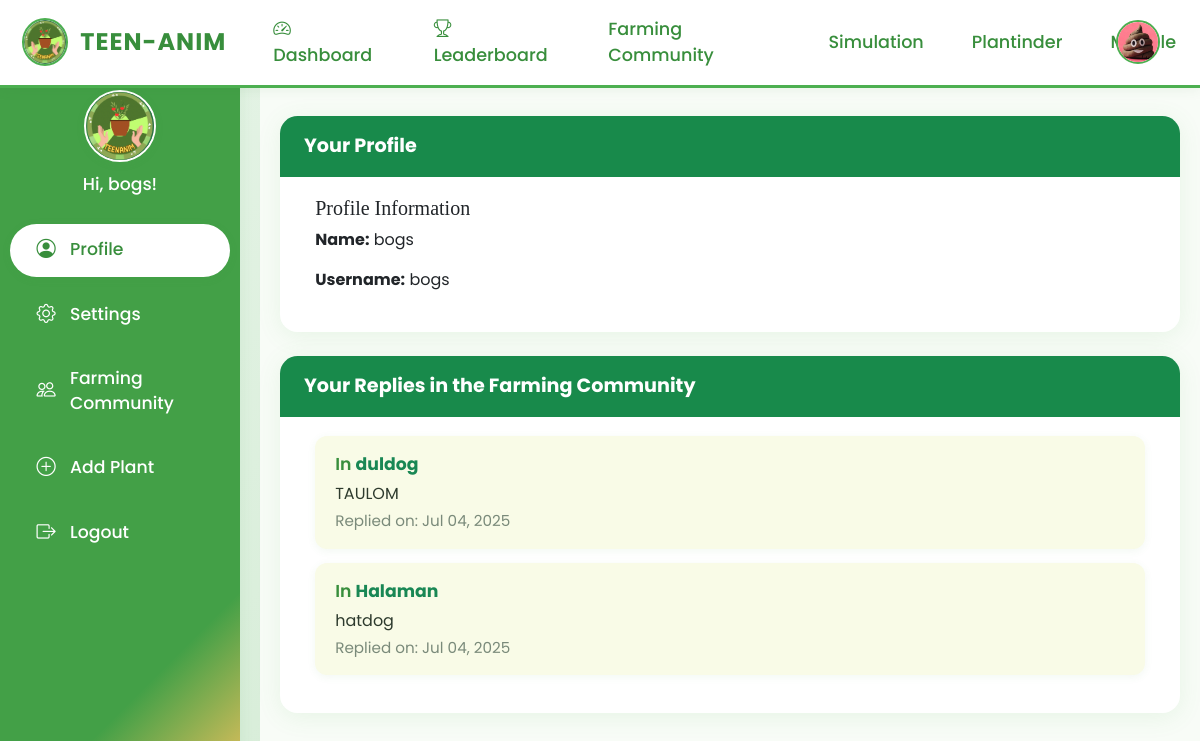
The app's page /php/Admin/agriculturistpage.php (signed in) with its own data.
### tables this page shows
CREATE TABLE `users` (
  `user_id` int(11) NOT NULL,
  `name` varchar(100) NOT NULL,
  `username` varchar(100) NOT NULL,
  `password` varchar(255) NOT NULL,
  `role` enum('student','admin','agriculturist') NOT NULL,
  `date_created` timestamp NOT NULL DEFAULT current_timestamp(),
  `status` varchar(10) DEFAULT 'active',
  `profile_picture` varchar(255) DEFAULT NULL
);

CREATE TABLE `reply` (
  `reply_id` int(11) NOT NULL,
  `question_id` int(11) NOT NULL,
  `user_id` int(11) NOT NULL,
  `body` text NOT NULL,
  `created_at` datetime DEFAULT current_timestamp(),
  `updated_at` datetime DEFAULT NULL
);

CREATE TABLE `questions` (
  `question_id` int(11) NOT NULL,
  `user_id` int(11) NOT NULL,
  `title` varchar(255) NOT NULL,
  `body` text NOT NULL,
  `image_path` varchar(255) DEFAULT NULL,
  `created_at` datetime DEFAULT current_timestamp(),
  `updated_at` datetime DEFAULT NULL
);

### php/Admin/agriculturistpage.php (the view, shortened to what this page needs)
<?php
    include '../connection.php';
    $sql = "SELECT * FROM users WHERE user_id = {$_SESSION['user_id']}";
    $result = $conn->query($sql);
    if ($result->num_rows > 0) {
        $user = $result->fetch_assoc();
    } else {
        echo "User details not found.";
        exit();
    }
    $reply_sql = "SELECT r.*, q.title FROM reply r
                  JOIN questions q ON r.question_id = q.question_id
                  WHERE r.user_id = {$_SESSION['user_id']} ORDER BY r.created_at DESC";
    $reply_result = $conn->query($reply_sql);
    $active_section = isset($_GET['section']) ? $_GET['section'] : 'profile';
?>
<!DOCTYPE html>
<html lang="en">
<head>
    <link rel="stylesheet" href="https://cdn.jsdelivr.net/npm/bootstrap@5.3.3/dist/css/bootstrap.min.css">
    <link rel="stylesheet" href="https://cdn.jsdelivr.net/npm/bootstrap-icons@1.10.5/font/bootstrap-icons.css">
    <link rel="stylesheet" href="../../css/homepage.css">
</head>
<body>
<?php include '../navbar.php'; ?>
<div class="agri-sidebar">
    <img src="../../images/clearteenalogo.png" class="avatar" alt="User Avatar">
    <div class="welcome">Hi, <?php echo htmlspecialchars($user['name']); ?>!</div>
    <nav class="nav flex-column w-100 mt-2">
        <a class="nav-link<?php echo ($active_section == 'profile') ? ' active' : ''; ?>" href="?section=profile"><i class="bi bi-person-circle"></i> Profile</a>
        <a class="nav-link<?php echo ($active_section == 'settings') ? ' active' : ''; ?>" href="?section=settings"><i class="bi bi-gear"></i> Settings</a>
        <a class="nav-link" href="../Forum/community.php"><i class="bi bi-people"></i> Farming Community</a>
        <a class="nav-link<?php echo ($active_section == 'add-plant') ? ' active' : ''; ?>" href="?section=add-plant"><i class="bi bi-plus-circle"></i> Add Plant</a>
        <a class="nav-link" href="../logout.php"><i class="bi bi-box-arrow-right"></i> Logout</a>
    </nav>
</div>
<div class="agri-main-content d-flex justify-content-center">
    <div style="max-width: 900px; width: 100%;">
        <?php if ($active_section == 'profile'): ?>
            <div class="agri-card mb-4">
                <div class="agri-card-header">Your Profile</div>
                <div>
                    <h5>Profile Information</h5>
                    <p><strong>Name:</strong> <?php echo htmlspecialchars($user['name']); ?></p>
                    <p><strong>Username:</strong> <?php echo htmlspecialchars($user['username']); ?></p>
                </div>
            </div>
            <div class="agri-card mb-2">
                <div class="agri-card-header">Your Replies in the Farming Community</div>
                <div>
                    <?php if ($reply_result->num_rows > 0): ?>
                        <?php while ($reply = $reply_result->fetch_assoc()): ?>
                            <div class="agri-reply-card">
                                <div class="agri-reply-title">
                                    In <a href="../Forum/thread.php?id=<?php echo $reply['question_id']; ?>" class="text-decoration-none text-success fw-bold"><?php echo htmlspecialchars($reply['title']); ?></a>
                                </div>
                                <div class="agri-reply-body"><?php echo htmlspecialchars($reply['body']); ?></div>
                                <div class="agri-reply-date">Replied on: <?php echo date('M d, Y', strtotime($reply['created_at'])); ?></div>
                            </div>
                        <?php endwhile; ?>
                    <?php else: ?>
                        <p>No replies found.</p>
                    <?php endif; ?>
                </div>
            </div>
        <?php endif; ?>
    </div>
</div>
<link rel="stylesheet" href="https://cdn.jsdelivr.net/npm/bootstrap-icons@1.10.5/font/bootstrap-icons.css">
</body>
</html>

### php/navbar.php (shortened to what this page needs)
<?php
$base = '';
if (strpos($_SERVER['PHP_SELF'], 'Admin/') !== false) {
    $base = '../../';
} elseif (strpos($_SERVER['PHP_SELF'], 'Forum/') !== false) {
    $base = '../../';
} elseif (strpos($_SERVER['PHP_SELF'], 'php/') !== false) {
    $base = '../';
} else {
    $base = '';
}
$current_page = basename($_SERVER['PHP_SELF']);
$current_path = $_SERVER['PHP_SELF'];
function isActiveLink($link_path, $current_path, $current_page) {
    return false;
}
?>
<nav class="navbar navbar-expand-lg fixed-top navbar-modern w-100">
  <div class="container-fluid">
    <?php if (!isset($_SESSION['logged_in']) || $_SESSION['logged_in'] !== true): ?>
      <?php
        $is_login_page = strpos($_SERVER['PHP_SELF'], 'login.php') !== false;
      ?>
      <div class="d-flex w-100 align-items-center">
        <a class="navbar-brand me-auto" href="<?php echo $base; ?>index.php">
          <img src="<?php echo $base; ?>images/clearteenalogo.png" class="teenanimlogo" alt="home logo">
          TEEN-ANIM
        </a>
        <?php if (!$is_login_page): ?>
        <div class="flex-grow-1 d-flex justify-content-center">
          <a href="<?php echo $base; ?>php/login.php" class="btn btn-signin">Sign In</a>
        </div>
        <div style="width: 120px;"></div>
        <?php else: ?>
        <div class="flex-grow-1"></div>
        <div style="width: 120px;"></div>
        <?php endif; ?>
      </div>
    <?php else: ?>
      <a class="navbar-brand" href="<?php echo $base; ?>index.php">
        <img src="<?php echo $base; ?>images/clearteenalogo.png" class="teenanimlogo" alt="home logo">
        TEEN-ANIM
      </a>
      <div class="collapse navbar-collapse" id="navbarNav">
        <ul class="navbar-nav justify-content-center w-100 align-items-lg-center">
          <li class="nav-item">
            <a class="nav-link <?php echo isActiveLink('dashboard.php', $current_path, $current_page) ? 'active' : ''; ?>" href="<?php echo $base; ?>php/dashboard.php">
              <i class="bi bi-speedometer2"></i> Dashboard
            </a>
          </li>
          <li class="nav-item">
            <a class="nav-link <?php echo isActiveLink('leaderboard.php', $current_path, $current_page) ? 'active' : ''; ?>" href="<?php echo $base; ?>php/leaderboard.php">
              <i class="bi bi-trophy"></i> Leaderboard
            </a>
          </li>
          <li class="nav-item">
            <a class="nav-link <?php echo isActiveLink('community.php', $current_path, $current_page) ? 'active' : ''; ?>" href="<?php echo $base; ?>php/Forum/community.php">Farming Community</a>
          </li>
          <li class="nav-item">
            <a class="nav-link <?php echo isActiveLink('simulator.php', $current_path, $current_page) ? 'active' : ''; ?>" href="<?php echo $base; ?>php/simulator.php">Simulation</a>
          </li>
          <li class="nav-item">
            <a class="nav-link <?php echo isActiveLink('plantinder.php', $current_path, $current_page) ? 'active' : ''; ?>" href="<?php echo $base; ?>php/plantinder.php">Plantinder</a>
          </li>
          <li class="nav-item">
            <a class="nav-link <?php echo isActiveLink('modulepage.php', $current_path, $current_page) ? 'active' : ''; ?>" href="<?php echo $base; ?>php/modulepage.php">Module</a>
          </li>
        </ul>
      </div>
    <?php endif; ?>
  </div>
</nav>
<?php if (isset($_SESSION['logged_in']) && $_SESSION['logged_in'] === true): ?>
  <?php
    include_once dirname(__FILE__) . '/gamification.php';
    $user_id = $_SESSION['user_id'];
    $profile_pic = '';
    $sql = "SELECT name, profile_picture, role FROM users WHERE user_id = ?";
    if ($stmt = $conn->prepare($sql)) {
      $stmt->bind_param("i", $user_id);
      $stmt->execute();
      $stmt->bind_result($name, $profile_picture, $role);
      if ($stmt->fetch()) {
        $profile_pic = (empty($profile_picture) || $profile_picture === 'clearteenalogo.png')
            ? $base . 'images/clearteenalogo.png'
            : $base . 'images/profile_pics/' . htmlspecialchars($profile_picture);
      } else {
        $profile_pic = $base . "images/clearteenalogo.png";
      }
    } else {
      $profile_pic = $base . "images/clearteenalogo.png";
    }
  ?>
  <div class="profile-dropdown-topright position-fixed" style="top: 20px; right: 40px; z-index: 2000;">
    <div class="dropdown">
      <a class="btn btn-profile d-flex align-items-center p-0" href="#" id="profileDropdownTop" role="button" data-bs-toggle="dropdown" aria-expanded="false" style="background: none; border: none;">
        <img src="<?php echo $profile_pic; ?>" alt="Profile" class="profile-pic-navbar" style="width: 44px; height: 44px; border-radius: 50%; object-fit: cover; border: 2px solid #4caf50; background: #fff;">
      </a>
    </div>
  </div>
<?php endif; ?>

### css/homepage.css (style rules this page uses)
body, .container-fluid { margin: 0; padding: 0; overflow-x: hidden; font-family: 'Poppins', sans-serif; }
h1, h2, h3, h4, h5, h6, .brand, .navbar-brand { font-family: 'Irish Grover', cursive; }
.teenanimlogo { height: 50px; width: 50px; object-fit: cover; margin-left: 10px ; margin-bottom: 0px; }
.navbar-brand { font-family: 'Poppins', sans-serif !important; font-weight: bold !important; font-size: 1.5rem !important; color: #388e3c !important; letter-spacing: 1px !important; display: flex; align-items: center; }
.agri-sidebar { background: linear-gradient(135deg, #43a047 80%, #f7c35f 100%); box-shadow: 2px 0 12px rgba(67,160,71,0.08); min-height: 100vh; width: 240px; position: fixed; left: 0; top: 0; z-index: 100; display: flex; flex-direction: column; align-items: center; padding-top: 90px; padding-left: 10px; padding-right: 10px; }
.agri-sidebar .avatar { width: 72px; height: 72px; border-radius: 50%; object-fit: cover; margin-bottom: 10px; border: 2.5px solid #fff; box-shadow: 0 2px 8px rgba(67,160,71,0.10); }
.agri-sidebar .welcome { color: #fff; font-size: 1.08rem; font-weight: 500; margin-bottom: 18px; text-align: center; }
.agri-sidebar .nav { width: 100%; }
.agri-sidebar .nav-link { color: #fff; font-size: 1.08rem; padding: 12px 24px; border-radius: 2rem; margin-bottom: 12px; display: flex; align-items: center; gap: 12px; transition: background 0.18s, color 0.18s, box-shadow 0.18s; font-weight: 500; position: relative; z-index: 1; }
.agri-sidebar .nav-link.active { background: #fff; color: #388e3c !important; box-shadow: 0 2px 8px rgba(67,160,71,0.10); }
.agri-sidebar .nav-link i { font-size: 1.2rem; min-width: 24px; text-align: center; }
.agri-main-content { margin-left: 260px; padding: 36px 18px 18px 18px; min-height: 100vh; background: #f8fcf7; transition: margin 0.2s; }
.agri-card { border-radius: 1.1rem; box-shadow: 0 4px 24px rgba(76,175,80,0.10); background: #fff; margin-bottom: 2rem; padding: 2rem 2.2rem 1.5rem 2.2rem; transition: box-shadow 0.18s; }
.agri-card-header { background: #188a4b; color: #fff; border-radius: 1.1rem 1.1rem 0 0; padding: 1rem 1.5rem; font-size: 1.2rem; font-weight: 700; margin: -2rem -2.2rem 1.2rem -2.2rem; }
.agri-reply-card { background: #f9fbe7; border-radius: 12px; box-shadow: 0 2px 8px rgba(67,160,71,0.07); padding: 16px 20px; margin-bottom: 14px; text-align: left; transition: box-shadow 0.2s, background 0.2s; }
.agri-reply-title { font-weight: 600; color: #388e3c; font-size: 1.08rem; margin-bottom: 4px; }
.agri-reply-body { color: #2d3a2d; margin-bottom: 4px; }
.agri-reply-date { font-size: 0.95rem; color: #7a8a7a; }
.agri-card, .agri-reply-card, .agri-add-plant-form { animation: fadeInUp 0.7s cubic-bezier(.39,.575,.565,1) both; }
.navbar-modern { background: #fff !important; box-shadow: 0 2px 12px rgba(60, 120, 60, 0.08); border-bottom: 3px solid #4caf50; padding-top: 0.5rem; padding-bottom: 0.5rem; z-index: 1050; }
.navbar-modern .teenanimlogo { width: 48px; height: 48px; border-radius: 50%; object-fit: cover; margin-right: 12px; border: 2px solid #4caf50; background: #fff; }
.navbar-modern .navbar-nav .nav-link { color: #388e3c !important; font-weight: 500; font-size: 1.1rem; margin: 0 0.5rem; position: relative; transition: color 0.2s; }
.navbar-modern .navbar-nav .nav-link::after { content: ''; display: block; width: 0; height: 2px; background: #4caf50; transition: width 0.3s; position: absolute; left: 0; bottom: -4px; }

### php/Admin/agriculturistpage.php (style rules this page uses)
body { background: linear-gradient(135deg, #e8f5e9 0%, #c8e6c9 100%); min-height: 100vh; font-family: 'Poppins', sans-serif; }

### records on screen
users: profile_picture (picture), name "bogs", username "bogs"
reply: question.title "duldog", body "TAULOM", created_at "Jul 04, 2025"
reply: question.title "Halaman", body "hatdog", created_at "Jul 04, 2025"
